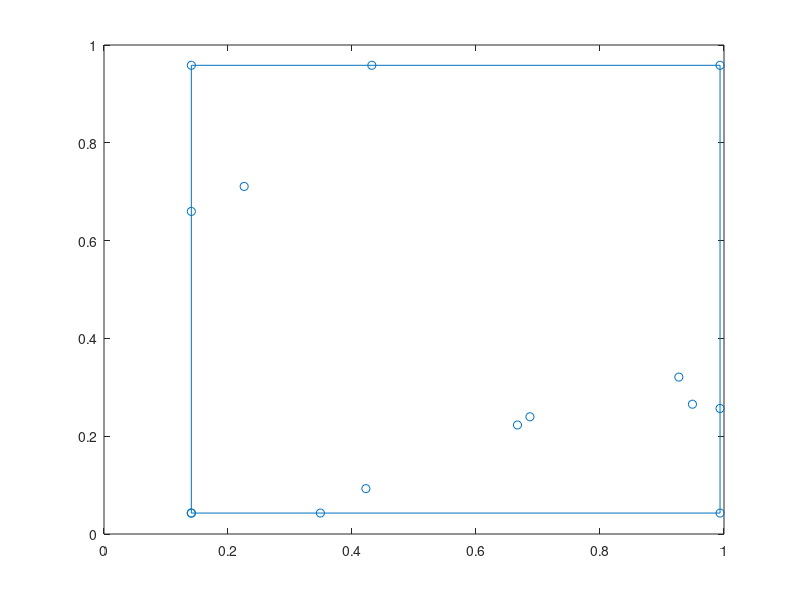

Here is the MATLAB script that generated this plot:
clear;
randPoints = rand(10, 2);
save("randPoints.txt", "randPoints", "-ascii")
clear;
data = importdata("randPoints.txt");
x_list = [];
y_list = [];
for point_idx = 1:10
    points(point_idx).x = data(point_idx, 1);
    points(point_idx).y = data(point_idx, 2);
    x_list = [x_list, points(point_idx).x];
    y_list = [y_list, points(point_idx).y];
end
x_min = min(x_list);
x_max = max(x_list);
y_min = min(y_list);
y_max = max(y_list);
[boardPoints_x, boardPoints_y] = meshgrid([x_min, x_max], [y_min, y_max]);
scatter(x_list, y_list);
hold on;
box on;
plot([
        boardPoints_x(1, 1), boardPoints_x(1, 2), boardPoints_x(2, 2), boardPoints_x(2, 1), boardPoints_x(1, 1)
    ], [
        boardPoints_y(1, 1), boardPoints_y(1, 2), boardPoints_y(2, 2), boardPoints_y(2, 1), boardPoints_y(1, 1)
], '-o');